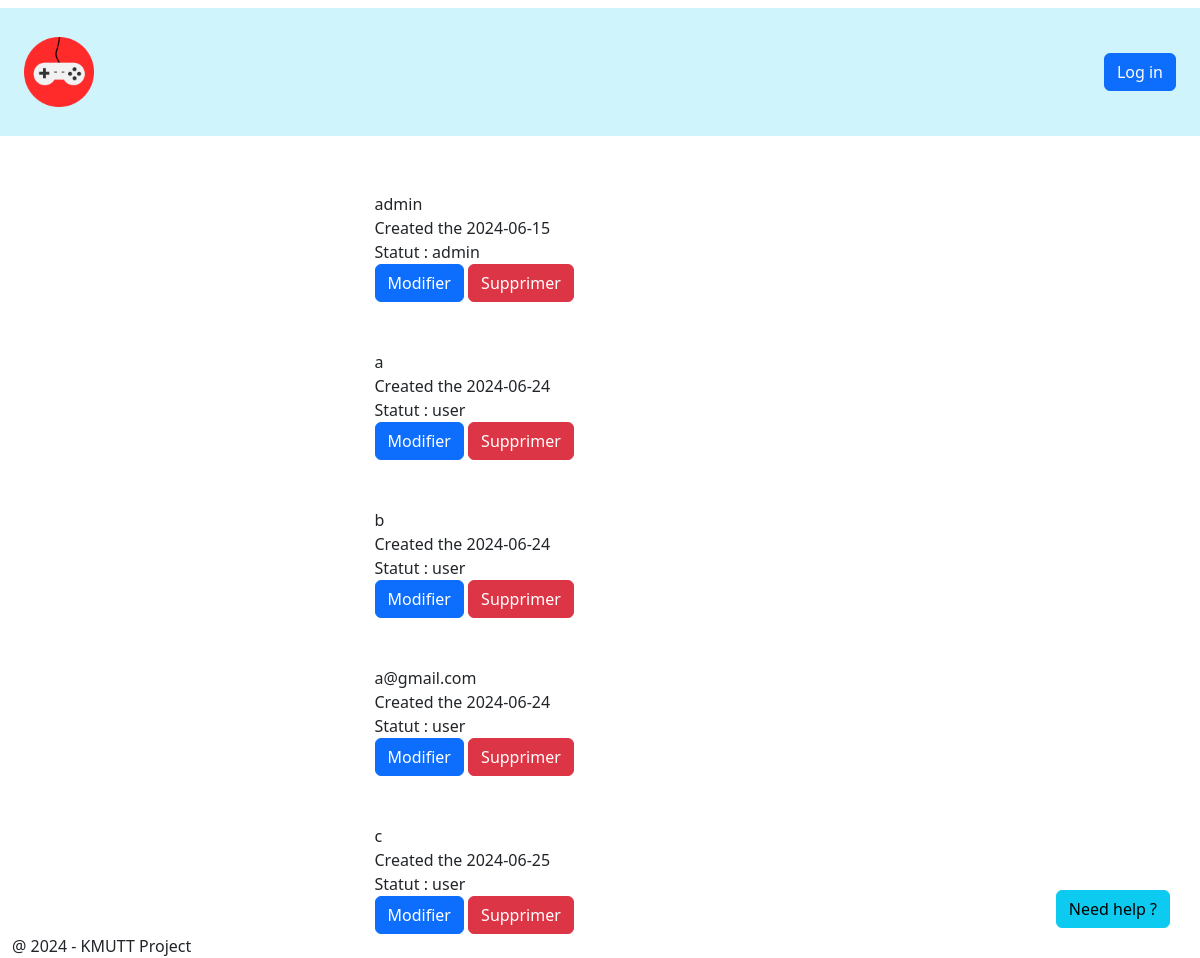
/pages/userList.php, run on an earlier commit of the app's database.
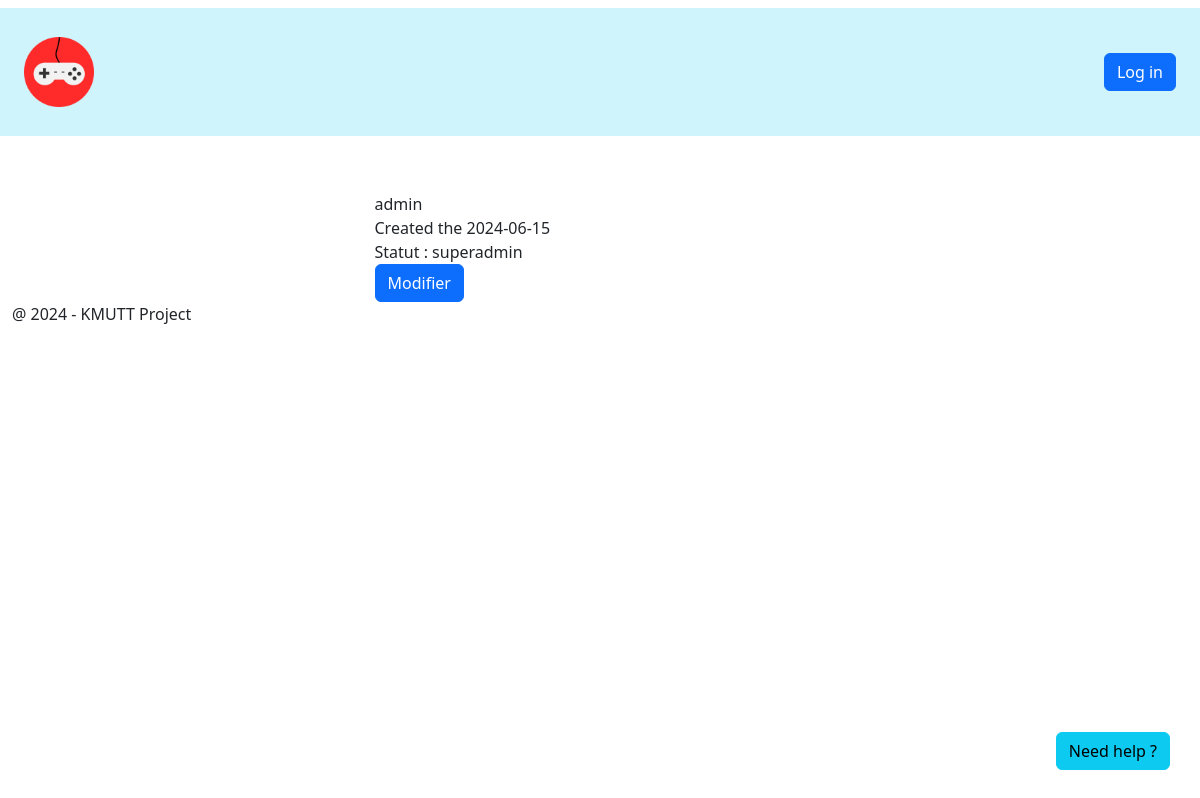
And on a later commit of the database.
### tables this page shows
CREATE TABLE `users` (
  `id` int(11) NOT NULL,
  `username` varchar(12) NOT NULL,
  `password` varchar(255) NOT NULL,
  `dateOfCreation` date NOT NULL DEFAULT current_timestamp(),
  `userStatut` varchar(25) NOT NULL DEFAULT 'user'
);

### authenticate.php (called while the page is built, shortened)
<?php
class Database
{
	function connect()
	{
		$DATABASE_HOST = 'localhost';
		$DATABASE_USER = 'Ouatson';
		$DATABASE_PASS = 'Passer321';
		$DATABASE_NAME = 'videogamestore';
		$conn = mysqli_connect($DATABASE_HOST, $DATABASE_USER, $DATABASE_PASS, $DATABASE_NAME);
		return $conn;
	}
}

### controllers/userController.php (called while the page is built, shortened)
<?php
class User extends Database
{
    private $conn;
    function __construct()
    {
        $this->conn = $this->connect();
    }
    function getAllUsers()
    {
        if ($stmt = $this->conn->prepare('SELECT * FROM users')) {
            $stmt->execute();
            $result = $stmt->get_result()->fetch_all();
            return $result;
        }
    }
}
?>

### pages/userList.php (the view, shortened to what this page needs)
<?php
require_once("../authenticate.php");
require_once("../controllers/userController.php");
$userObject = new User();
$usersDatabase = $userObject->getAllUsers();
?>
<!DOCTYPE html>
<html lang="en">
<head>
    <?php include "../includes/meta.php" ?>
</head>
<body>
    <?php include "../includes/header.php" ?>
    <main>
        <div class="container">
            <?php if (!empty($usersDatabase)) : ?>
                <?php foreach ($usersDatabase as $user) :
                    $id = $user[0];
                    $username = $user[1];
                    $dateOfCreation = $user[3];
                    $statut = $user[4];
                ?>
                    <div class="row mt-5">
                        <div class="col-5 mx-auto">
                            <div>
                                <span><?= $username ?></span>
                            </div>
                            <div> <span>Created the <?= $dateOfCreation ?></span></div>
                            <div> <span>Statut : <?= $statut ?></span></div>
                            <div>
                                <a href=<?= $ROOT_PATH . "/pages/userInformation.php?userId=" . $id ?>>
                                    <button type="button" class="btn btn-primary">Modifier</button>
                                </a>
                                <?php if ($statut != "superadmin") : ?>
                                    <a href=<?= "?deleteUser=1&userId=" . $id ?>>
                                        <button type="button" class="btn btn-danger" onclick="return deleteGameAlert();">Supprimer</button>
                                    </a>
                                <?php endif; ?>
                            </div>
                        </div>
                    </div>
                <?php endforeach; ?>
            <?php endif; ?>
        </div>
    </main>
    <?php include "../includes/footer.php" ?>
</body>
</html>

### includes/meta.php (shortened to what this page needs)
<?php $ROOT_PATH = "http://localhost/Video-Game-Store" ?>
<link rel="stylesheet" href=<?= $ROOT_PATH . "/assets/css/bootstrap.min.css" ?>>
<link rel="stylesheet" href=<?= $ROOT_PATH . "/assets/css/style.css" ?>>
<link rel="stylesheet" href="https://cdnjs.cloudflare.com/ajax/libs/font-awesome/6.5.2/css/all.min.css" />

### includes/header.php (shortened to what this page needs)
<?php $ROOT_PATH = "http://localhost/Video-Game-Store" ?>
<header class="sticky-top">
    <nav class="navbar navbar-expand-lg bg-body">
        <div class="container-fluid p-4 bg-info-subtle">
            <a class="navbar-brand" href=<?= $ROOT_PATH . "/index.php" ?>>
                <img src=<?= $ROOT_PATH . "/assets/images/mainLogo.png" ?> style="width: 70px;" alt="Video Game Store">
            </a>
            <div class="collapse navbar-collapse" id="navbarSupportedContent">
                <ul class="navbar-nav ms-auto mb-2 mb-lg-0">
                    <?php if (isset($_SESSION['loggedin']) && ($_SESSION['loggedin']) == TRUE) : ?>
                        <?php if ($_SESSION['admin'] == FALSE) : ?>
                            <li class="nav-item my-auto">
                            <a href=<?= $ROOT_PATH . "/pages/cartList.php" ?>>
                                <span>Voir le panier</span>
                                <i class="fa-solid fa-basket-shopping"></i>
                            </a>
                            </li>
                        <?php endif; ?>
                        <span class="mx-2 my-auto">Welcome <?= $_SESSION['name'] ?> !</span>
                        <?php if ($_SESSION['admin'] == TRUE) : ?>
                            <li class="nav-item dropdown">
                                <a class="nav-link dropdown-toggle" href="#" role="button" data-bs-toggle="dropdown" aria-expanded="false">
                                    Administration
                                </a>
                                <ul class="dropdown-menu">
                                    <li><a class="dropdown-item" href=<?= $ROOT_PATH . "/pages/addEditor.php" ?>>Add editor</a></li>
                                    <li><a class="dropdown-item" href=<?= $ROOT_PATH . "/pages/userList.php" ?>>Manage users</a></li>
                                    <li> <a class="dropdown-item" href=<?= $ROOT_PATH . "/pages/update.php" ?>>Add a game</a></li>
                                </ul>
                            </li>
                        <?php else : ?>
                            <li class="nav-item dropdown">
                                <a class="nav-link dropdown-toggle" href="#" role="button" data-bs-toggle="dropdown" aria-expanded="false">
                                    Settings
                                </a>
                                <ul class="dropdown-menu">
                                    <li><a class="dropdown-item" href=<?= $ROOT_PATH . "/pages/userInformation.php" ?>>Account information</a></li>
                                    <li><a class="dropdown-item" href=<?= $ROOT_PATH . "/pages/userRental.php" ?>>Rental history</a></li>
                                </ul>
                            </li>
                        <?php endif; ?>
                        <li class="nav-item">
                            <a href=<?= $ROOT_PATH . "/controllers/logoutController.php" ?>>
                                <button type="button" class="btn btn-danger">Logout</button></a>
                        </li>
                    <?php else : ?>
                        <li class="nav-item">
                            <a href=<?= $ROOT_PATH . "/pages/login.php" ?>>
                                <button type="button" class="btn btn-primary">Log in</button></a>
                        </li>
                    <?php endif; ?>
                </ul>
            </div>
        </div>
    </nav>
</header>

### includes/footer.php (shortened to what this page needs)
<footer>
    <div class="container-fluid">
        @ 2024 - KMUTT Project
    </div>
    <button id="needHelpButton" type="button" class="btn btn-info">Need help ?</button>
</footer>

### assets/css/style.css (style rules this page uses)
a { text-decoration: none; }
#needHelpButton { position: fixed; bottom: 30px; right: 30px; }

What changed in the data, as far as the page shows it:
removed users: username "a", dateOfCreation "2024-06-24", userStatut "user"
removed users: username "b", dateOfCreation "2024-06-24", userStatut "user"
removed users: username "a@gmail.com", dateOfCreation "2024-06-24", userStatut "user"
removed users: username "c", dateOfCreation "2024-06-25", userStatut "user"
changed users "admin": userStatut "admin" → "superadmin"; no longer shows "Supprimer"
